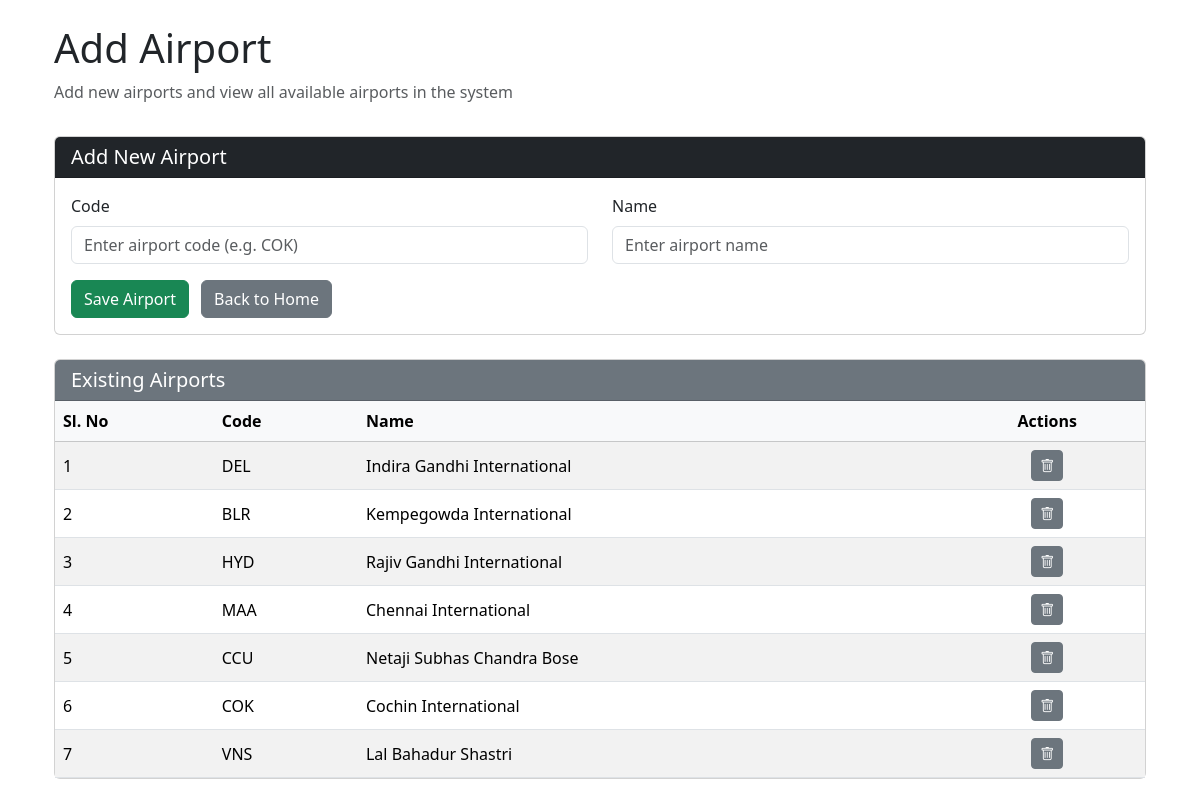
The page /add_airport/ on the database its author committed.
### airport_route/models.py (models this page shows, shortened)
class Airport(models.Model):
    code = models.CharField(max_length=10, unique=True)
    name = models.CharField(max_length=200)
    created_at = models.DateTimeField(auto_now_add=True)

### airport_route/views.py (the view, shortened to what this page needs)
# urls.py: path('add_airport/', AddAirportView.as_view(), name='add_airport'),
class AddAirportView(CreateView):
    template_name = 'add_airport.html'
    form_class = AirportForm
    success_url = reverse_lazy('add_airport')
    def get_context_data(self, **kwargs):
        context = super().get_context_data(**kwargs)
        if 'airport_form' not in context:
            context['airport_form'] = self.get_form()
        context['airports'] = Airport.objects.all().order_by('created_at')
        return context

### airport_route/forms.py
class AirportForm(forms.ModelForm):
    class Meta:
        model = Airport
        fields = ['code', 'name']
        widgets = {
            'code': forms.TextInput(attrs={'class': 'form-control', 'placeholder': 'Enter airport code (e.g. COK)'}),
            'name': forms.TextInput(attrs={'class': 'form-control', 'placeholder': 'Enter airport name'}),
        }

### airport_route/templates/add_airport.html (shortened to what this page needs)
{% extends 'base.html' %}
{% block content %}
<div class="container mt-4">
    <div class="row mb-3">
        <div class="col-12">
            <h2 class="display-6">Add Airport</h2>
            <p class="text-muted">Add new airports and view all available airports in the system</p>
        </div>
    </div>
    <div class="card mb-4">
        <div class="card-header bg-dark text-white">
            <h5 class="mb-0">Add New Airport</h5>
        </div>
        <div class="card-body">
            <form method="post">
                <div class="row">
                    {% for field in airport_form %}
                        <div class="col-md-6 mb-3">
                            <label for="{{ field.id_for_label }}" class="form-label">{{ field.label }}</label>
                            {{ field }}
                        </div>
                    {% endfor %}
                </div>
                <button type="submit" class="btn btn-success">Save Airport</button>
                <a href="{% url 'home' %}" class="btn btn-secondary ms-2">Back to Home</a>
            </form>
        </div>
    </div>
    <div class="card">
        <div class="card-header bg-secondary text-white">
            <h5 class="mb-0">Existing Airports</h5>
        </div>
        <div class="card-body p-0">
            {% if airports %}
                <div class="table-responsive">
                    <table class="table table-striped table-hover mb-0">
                        <thead class="table-light">
                            <tr>
                                <th>Sl. No</th>
                                <th>Code</th>
                                <th>Name</th>
                                <th class="text-center">Actions</th>
                            </tr>
                        </thead>
                        <tbody>
                            {% for airport in airports %}
                                <tr>
                                    <td>{{ forloop.counter }}</td>
                                    <td>{{ airport.code }}</td>
                                    <td>{{ airport.name }}</td>
                                    <td class="text-center">
                                        <form method="post" action="{% url 'delete_airport' pk=airport.id %}" style="display:inline;">
                                            <button type="submit" class="btn btn-sm btn-secondary"
                                                onclick="return confirm('Are you sure you want to delete {{ airport.name }}?');">
                                                <i class="bi bi-trash"></i>
                                            </button>
                                        </form>
                                    </td>
                                </tr>
                            {% endfor %}
                        </tbody>
                    </table>
                </div>
            {% else %}
                <div class="p-3 text-center text-muted">
                    No airports added yet
                </div>
            {% endif %}
        </div>
    </div>
</div>
{% endblock %}

### airport_route/templates/add_airport.html (style rules this page uses)
.card { transition: transform 0.2s, box-shadow 0.2s; }
table th, table td { vertical-align: middle !important; }

### rows shown on the page
Airport: code "DEL", name "Indira Gandhi International"
Airport: code "BLR", name "Kempegowda International"
Airport: code "HYD", name "Rajiv Gandhi International"
Airport: code "MAA", name "Chennai International"
Airport: code "CCU", name "Netaji Subhas Chandra Bose"
Airport: code "COK", name "Cochin International"
Airport: code "VNS", name "Lal Bahadur Shastri"

### other values the page prints
{{ field.label }} "Code" "Name"
